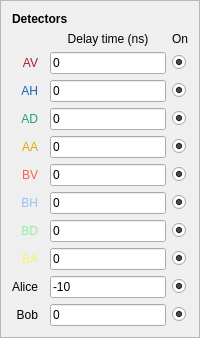
           <widget class="QFrame" name="frame_5">
            <property name="frameShape">
             <enum>QFrame::StyledPanel</enum>
            </property>
            <property name="frameShadow">
             <enum>QFrame::Raised</enum>
            </property>
            <layout class="QGridLayout" name="gridLayout_15">
             <item row="6" column="2">
              <widget class="QLineEdit" name="LineEditAADelay">
               <property name="text">
                <string>0</string>
               </property>
              </widget>
             </item>
             <item row="9" column="0">
              <widget class="QLabel" name="label_41">
               <property name="palette">
                <palette>
                 <active>
                  <colorrole role="WindowText">
                   <brush brushstyle="SolidPattern">
                    <color alpha="255">
                     <red>143</red>
                     <green>240</green>
                     <blue>164</blue>
                    </color>
                   </brush>
                  </colorrole>
                 </active>
                 <inactive>
                  <colorrole role="WindowText">
                   <brush brushstyle="SolidPattern">
                    <color alpha="255">
                     <red>143</red>
                     <green>240</green>
                     <blue>164</blue>
                    </color>
                   </brush>
                  </colorrole>
                 </inactive>
                 <disabled>
                  <colorrole role="WindowText">
                   <brush brushstyle="SolidPattern">
                    <color alpha="255">
                     <red>190</red>
                     <green>190</green>
                     <blue>190</blue>
                    </color>
                   </brush>
                  </colorrole>
                 </disabled>
                </palette>
               </property>
               <property name="text">
                <string>BD</string>
               </property>
               <property name="alignment">
                <set>Qt::AlignRight|Qt::AlignTrailing|Qt::AlignVCenter</set>
               </property>
              </widget>
             </item>
             <item row="11" column="0">
              <widget class="QLabel" name="label_16">
               <property name="layoutDirection">
                <enum>Qt::LeftToRight</enum>
               </property>
               <property name="text">
                <string>Alice</string>
               </property>
               <property name="alignment">
                <set>Qt::AlignRight|Qt::AlignTrailing|Qt::AlignVCenter</set>
               </property>
              </widget>
             </item>
             <item row="4" column="0">
              <widget class="QLabel" name="label_2">
               <property name="palette">
                <palette>
                 <active>
                  <colorrole role="WindowText">
                   <brush brushstyle="SolidPattern">
                    <color alpha="255">
                     <red>26</red>
                     <green>95</green>
                     <blue>180</blue>
                    </color>
                   </brush>
                  </colorrole>
                 </active>
                 <inactive>
                  <colorrole role="WindowText">
                   <brush brushstyle="SolidPattern">
                    <color alpha="255">
                     <red>26</red>
                     <green>95</green>
                     <blue>180</blue>
                    </color>
                   </brush>
                  </colorrole>
                 </inactive>
                 <disabled>
                  <colorrole role="WindowText">
                   <brush brushstyle="SolidPattern">
                    <color alpha="255">
                     <red>190</red>
                     <green>190</green>
                     <blue>190</blue>
                    </color>
                   </brush>
                  </colorrole>
                 </disabled>
                </palette>
               </property>
               <property name="text">
                <string>AH</string>
               </property>
               <property name="alignment">
                <set>Qt::AlignRight|Qt::AlignTrailing|Qt::AlignVCenter</set>
               </property>
              </widget>
             </item>
             <item row="10" column="2">
              <widget class="QLineEdit" name="LineEditBADelay">
               <property name="text">
                <string>0</string>
               </property>
              </widget>
             </item>
             <item row="5" column="0">
              <widget class="QLabel" name="label_34">
               <property name="palette">
                <palette>
                 <active>
                  <colorrole role="WindowText">
                   <brush brushstyle="SolidPattern">
                    <color alpha="255">
                     <red>38</red>
                     <green>162</green>
                     <blue>105</blue>
                    </color>
                   </brush>
                  </colorrole>
                 </active>
                 <inactive>
                  <colorrole role="WindowText">
                   <brush brushstyle="SolidPattern">
                    <color alpha="255">
                     <red>38</red>
                     <green>162</green>
                     <blue>105</blue>
                    </color>
                   </brush>
                  </colorrole>
                 </inactive>
                 <disabled>
                  <colorrole role="WindowText">
                   <brush brushstyle="SolidPattern">
                    <color alpha="255">
                     <red>190</red>
                     <green>190</green>
                     <blue>190</blue>
                    </color>
                   </brush>
                  </colorrole>
                 </disabled>
                </palette>
               </property>
               <property name="text">
                <string>AD</string>
               </property>
               <property name="alignment">
                <set>Qt::AlignRight|Qt::AlignTrailing|Qt::AlignVCenter</set>
               </property>
              </widget>
             </item>
             <item row="8" column="0">
              <widget class="QLabel" name="label_4">
               <property name="palette">
                <palette>
                 <active>
                  <colorrole role="WindowText">
                   <brush brushstyle="SolidPattern">
                    <color alpha="255">
                     <red>153</red>
                     <green>193</green>
                     <blue>241</blue>
                    </color>
                   </brush>
                  </colorrole>
                 </active>
                 <inactive>
                  <colorrole role="WindowText">
                   <brush brushstyle="SolidPattern">
                    <color alpha="255">
                     <red>153</red>
                     <green>193</green>
                     <blue>241</blue>
                    </color>
                   </brush>
                  </colorrole>
                 </inactive>
                 <disabled>
                  <colorrole role="WindowText">
                   <brush brushstyle="SolidPattern">
                    <color alpha="255">
                     <red>190</red>
                     <green>190</green>
                     <blue>190</blue>
                    </color>
                   </brush>
                  </colorrole>
                 </disabled>
                </palette>
               </property>
               <property name="text">
                <string>BH</string>
               </property>
               <property name="alignment">
                <set>Qt::AlignRight|Qt::AlignTrailing|Qt::AlignVCenter</set>
               </property>
              </widget>
             </item>
             <item row="3" column="4">
              <widget class="QRadioButton" name="RadioButtonAVOn">
               <property name="maximumSize">
                <size>
                 <width>20</width>
                 <height>16777215</height>
                </size>
               </property>
               <property name="palette">
                <palette>
                 <active>
                  <colorrole role="Button">
                   <brush brushstyle="SolidPattern">
                    <color alpha="255">
                     <red>224</red>
                     <green>27</green>
                     <blue>36</blue>
                    </color>
                   </brush>
                  </colorrole>
                 </active>
                 <inactive>
                  <colorrole role="Button">
                   <brush brushstyle="SolidPattern">
                    <color alpha="255">
                     <red>224</red>
                     <green>27</green>
                     <blue>36</blue>
                    </color>
                   </brush>
                  </colorrole>
                 </inactive>
                 <disabled>
                  <colorrole role="Button">
                   <brush brushstyle="SolidPattern">
                    <color alpha="255">
                     <red>224</red>
                     <green>27</green>
                     <blue>36</blue>
                    </color>
                   </brush>
                  </colorrole>
                 </disabled>
                </palette>
               </property>
               <property name="layoutDirection">
                <enum>Qt::LeftToRight</enum>
               </property>
               <property name="text">
                <string/>
               </property>
               <property name="checked">
                <bool>true</bool>
               </property>
               <property name="autoExclusive">
                <bool>false</bool>
               </property>
              </widget>
             </item>
             <item row="11" column="2">
              <widget class="QLineEdit" name="LineEditADelay">
               <property name="text">
                <string>-10</string>
               </property>
              </widget>
             </item>
             <item row="4" column="2">
              <widget class="QLineEdit" name="LineEditAHDelay">
               <property name="text">
                <string>0</string>
               </property>
              </widget>
             </item>
             <item row="6" column="0">
              <widget class="QLabel" name="label_40">
               <property name="palette">
                <palette>
                 <active>
                  <colorrole role="WindowText">
                   <brush brushstyle="SolidPattern">
                    <color alpha="255">
                     <red>229</red>
                     <green>165</green>
                     <blue>10</blue>
                    </color>
                   </brush>
                  </colorrole>
                 </active>
                 <inactive>
                  <colorrole role="WindowText">
                   <brush brushstyle="SolidPattern">
                    <color alpha="255">
                     <red>229</red>
                     <green>165</green>
                     <blue>10</blue>
                    </color>
                   </brush>
                  </colorrole>
                 </inactive>
                 <disabled>
                  <colorrole role="WindowText">
                   <brush brushstyle="SolidPattern">
                    <color alpha="255">
                     <red>190</red>
                     <green>190</green>
                     <blue>190</blue>
                    </color>
                   </brush>
                  </colorrole>
                 </disabled>
                </palette>
               </property>
               <property name="text">
                <string>AA</string>
               </property>
               <property name="alignment">
                <set>Qt::AlignRight|Qt::AlignTrailing|Qt::AlignVCenter</set>
               </property>
              </widget>
             </item>
             <item row="1" column="2">
              <widget class="QLabel" name="label_38">
               <property name="text">
                <string>Delay time (ns)</string>
               </property>
               <property name="alignment">
                <set>Qt::AlignCenter</set>
               </property>
              </widget>
             </item>
             <item row="5" column="2">
              <widget class="QLineEdit" name="LineEditADDelay">
               <property name="text">
                <string>0</string>
               </property>
              </widget>
             </item>
             <item row="7" column="0">
              <widget class="QLabel" name="label_3">
               <property name="palette">
                <palette>
                 <active>
                  <colorrole role="WindowText">
                   <brush brushstyle="SolidPattern">
                    <color alpha="255">
                     <red>246</red>
                     <green>97</green>
                     <blue>81</blue>
                    </color>
                   </brush>
                  </colorrole>
                 </active>
                 <inactive>
                  <colorrole role="WindowText">
                   <brush brushstyle="SolidPattern">
                    <color alpha="255">
                     <red>246</red>
                     <green>97</green>
                     <blue>81</blue>
                    </color>
                   </brush>
                  </colorrole>
                 </inactive>
                 <disabled>
                  <colorrole role="WindowText">
                   <brush brushstyle="SolidPattern">
                    <color alpha="255">
                     <red>190</red>
                     <green>190</green>
                     <blue>190</blue>
                    </color>
                   </brush>
                  </colorrole>
                 </disabled>
                </palette>
               </property>
               <property name="text">
                <string>BV</string>
               </property>
               <property name="alignment">
                <set>Qt::AlignRight|Qt::AlignTrailing|Qt::AlignVCenter</set>
               </property>
              </widget>
             </item>
             <item row="3" column="2">
              <widget class="QLineEdit" name="LineEditAVDelay">
               <property name="palette">
                <palette>
                 <active>
                  <colorrole role="Button">
                   <brush brushstyle="SolidPattern">
                    <color alpha="255">
                     <red>224</red>
                     <green>27</green>
                     <blue>36</blue>
                    </color>
                   </brush>
                  </colorrole>
                 </active>
                 <inactive>
                  <colorrole role="Button">
                   <brush brushstyle="SolidPattern">
                    <color alpha="255">
                     <red>224</red>
                     <green>27</green>
                     <blue>36</blue>
                    </color>
                   </brush>
                  </colorrole>
                 </inactive>
                 <disabled>
                  <colorrole role="Button">
                   <brush brushstyle="SolidPattern">
                    <color alpha="255">
                     <red>224</red>
                     <green>27</green>
                     <blue>36</blue>
                    </color>
                   </brush>
                  </colorrole>
                 </disabled>
                </palette>
               </property>
               <property name="text">
                <string>0</string>
               </property>
              </widget>
             </item>
             <item row="10" column="0">
              <widget class="QLabel" name="label_43">
               <property name="palette">
                <palette>
                 <active>
                  <colorrole role="WindowText">
                   <brush brushstyle="SolidPattern">
                    <color alpha="255">
                     <red>249</red>
                     <green>240</green>
                     <blue>107</blue>
                    </color>
                   </brush>
                  </colorrole>
                 </active>
                 <inactive>
                  <colorrole role="WindowText">
                   <brush brushstyle="SolidPattern">
                    <color alpha="255">
                     <red>249</red>
                     <green>240</green>
                     <blue>107</blue>
                    </color>
                   </brush>
                  </colorrole>
                 </inactive>
                 <disabled>
                  <colorrole role="WindowText">
                   <brush brushstyle="SolidPattern">
                    <color alpha="255">
                     <red>190</red>
                     <green>190</green>
                     <blue>190</blue>
                    </color>
                   </brush>
                  </colorrole>
                 </disabled>
                </palette>
               </property>
               <property name="text">
                <string>BA</string>
               </property>
               <property name="alignment">
                <set>Qt::AlignRight|Qt::AlignTrailing|Qt::AlignVCenter</set>
               </property>
              </widget>
             </item>
             <item row="12" column="2">
              <widget class="QLineEdit" name="LineEditBDelay">
               <property name="text">
                <string>0</string>
               </property>
              </widget>
             </item>
             <item row="7" column="2">
              <widget class="QLineEdit" name="LineEditBVDelay">
               <property name="text">
                <string>0</string>
               </property>
              </widget>
             </item>
             <item row="8" column="2">
              <widget class="QLineEdit" name="LineEditBHDelay">
               <property name="text">
                <string>0</string>
               </property>
              </widget>
             </item>
             <item row="12" column="0">
              <widget class="QLabel" name="label_37">
               <property name="text">
                <string>Bob</string>
               </property>
               <property name="alignment">
                <set>Qt::AlignRight|Qt::AlignTrailing|Qt::AlignVCenter</set>
               </property>
              </widget>
             </item>
             <item row="3" column="0">
              <widget class="QLabel" name="label_48">
               <property name="palette">
                <palette>
                 <active>
                  <colorrole role="WindowText">
                   <brush brushstyle="SolidPattern">
                    <color alpha="255">
                     <red>165</red>
                     <green>29</green>
                     <blue>45</blue>
                    </color>
                   </brush>
                  </colorrole>
                  <colorrole role="Text">
                   <brush brushstyle="SolidPattern">
                    <color alpha="255">
                     <red>224</red>
                     <green>27</green>
                     <blue>36</blue>
                    </color>
                   </brush>
                  </colorrole>
                  <colorrole role="PlaceholderText">
                   <brush brushstyle="NoBrush">
                    <color alpha="128">
                     <red>224</red>
                     <green>27</green>
                     <blue>36</blue>
                    </color>
                   </brush>
                  </colorrole>
                 </active>
                 <inactive>
                  <colorrole role="WindowText">
                   <brush brushstyle="SolidPattern">
                    <color alpha="255">
                     <red>165</red>
                     <green>29</green>
                     <blue>45</blue>
                    </color>
                   </brush>
                  </colorrole>
                  <colorrole role="Text">
                   <brush brushstyle="SolidPattern">
                    <color alpha="255">
                     <red>224</red>
                     <green>27</green>
                     <blue>36</blue>
                    </color>
                   </brush>
                  </colorrole>
                  <colorrole role="PlaceholderText">
                   <brush brushstyle="NoBrush">
                    <color alpha="128">
                     <red>224</red>
                     <green>27</green>
                     <blue>36</blue>
                    </color>
                   </brush>
                  </colorrole>
                 </inactive>
                 <disabled>
                  <colorrole role="WindowText">
                   <brush brushstyle="SolidPattern">
                    <color alpha="255">
                     <red>190</red>
                     <green>190</green>
                     <blue>190</blue>
                    </color>
                   </brush>
                  </colorrole>
                  <colorrole role="Text">
                   <brush brushstyle="SolidPattern">
                    <color alpha="255">
                     <red>190</red>
                     <green>190</green>
                     <blue>190</blue>
                    </color>
                   </brush>
                  </colorrole>
                  <colorrole role="PlaceholderText">
                   <brush brushstyle="NoBrush">
                    <color alpha="128">
                     <red>0</red>
                     <green>0</green>
                     <blue>0</blue>
                    </color>
                   </brush>
                  </colorrole>
                 </disabled>
                </palette>
               </property>
               <property name="text">
                <string>AV</string>
               </property>
               <property name="alignment">
                <set>Qt::AlignRight|Qt::AlignTrailing|Qt::AlignVCenter</set>
               </property>
              </widget>
             </item>
             <item row="9" column="2">
              <widget class="QLineEdit" name="LineEditBDDelay">
               <property name="text">
                <string>0</string>
               </property>
              </widget>
             </item>
             <item row="1" column="4">
              <widget class="QLabel" name="label_12">
               <property name="layoutDirection">
                <enum>Qt::LeftToRight</enum>
               </property>
               <property name="text">
                <string>On</string>
               </property>
               <property name="alignment">
                <set>Qt::AlignRight|Qt::AlignTrailing|Qt::AlignVCenter</set>
               </property>
              </widget>
             </item>
             <item row="4" column="4">
              <widget class="QRadioButton" name="RadioButtonAHOn">
               <property name="maximumSize">
                <size>
                 <width>20</width>
                 <height>16777215</height>
                </size>
               </property>
               <property name="layoutDirection">
                <enum>Qt::LeftToRight</enum>
               </property>
               <property name="text">
                <string/>
               </property>
               <property name="checked">
                <bool>true</bool>
               </property>
               <property name="autoExclusive">
                <bool>false</bool>
               </property>
              </widget>
             </item>
             <item row="5" column="4">
              <widget class="QRadioButton" name="RadioButtonADOn">
               <property name="maximumSize">
                <size>
                 <width>20</width>
                 <height>16777215</height>
                </size>
               </property>
               <property name="layoutDirection">
                <enum>Qt::LeftToRight</enum>
               </property>
               <property name="text">
                <string/>
               </property>
               <property name="checked">
                <bool>true</bool>
               </property>
               <property name="autoExclusive">
                <bool>false</bool>
               </property>
              </widget>
             </item>
             <item row="6" column="4">
              <widget class="QRadioButton" name="RadioButtonAAOn">
               <property name="maximumSize">
                <size>
                 <width>20</width>
                 <height>16777215</height>
                </size>
               </property>
               <property name="layoutDirection">
                <enum>Qt::LeftToRight</enum>
               </property>
               <property name="text">
                <string/>
               </property>
               <property name="checked">
                <bool>true</bool>
               </property>
               <property name="autoExclusive">
                <bool>false</bool>
               </property>
              </widget>
             </item>
             <item row="7" column="4">
              <widget class="QRadioButton" name="RadioButtonBVOn">
               <property name="maximumSize">
                <size>
                 <width>20</width>
                 <height>16777215</height>
                </size>
               </property>
               <property name="layoutDirection">
                <enum>Qt::LeftToRight</enum>
               </property>
               <property name="text">
                <string/>
               </property>
               <property name="checked">
                <bool>true</bool>
               </property>
               <property name="autoExclusive">
                <bool>false</bool>
               </property>
              </widget>
             </item>
             <item row="8" column="4">
              <widget class="QRadioButton" name="RadioButtonBHOn">
               <property name="maximumSize">
                <size>
                 <width>20</width>
                 <height>16777215</height>
                </size>
               </property>
               <property name="layoutDirection">
                <enum>Qt::LeftToRight</enum>
               </property>
               <property name="text">
                <string/>
               </property>
               <property name="checked">
                <bool>true</bool>
               </property>
               <property name="autoExclusive">
                <bool>false</bool>
               </property>
              </widget>
             </item>
             <item row="9" column="4">
              <widget class="QRadioButton" name="RadioButtonBDOn">
               <property name="maximumSize">
                <size>
                 <width>20</width>
                 <height>16777215</height>
                </size>
               </property>
               <property name="layoutDirection">
                <enum>Qt::LeftToRight</enum>
               </property>
               <property name="text">
                <string/>
               </property>
               <property name="checked">
                <bool>true</bool>
               </property>
               <property name="autoExclusive">
                <bool>false</bool>
               </property>
              </widget>
             </item>
             <item row="10" column="4">
              <widget class="QRadioButton" name="RadioButtonBAOn">
               <property name="maximumSize">
                <size>
                 <width>20</width>
                 <height>16777215</height>
                </size>
               </property>
               <property name="layoutDirection">
                <enum>Qt::LeftToRight</enum>
               </property>
               <property name="text">
                <string/>
               </property>
               <property name="checked">
                <bool>true</bool>
               </property>
               <property name="autoExclusive">
                <bool>false</bool>
               </property>
              </widget>
             </item>
             <item row="0" column="0" colspan="3">
              <widget class="QLabel" name="label_10">
               <property name="font">
                <font>
                 <weight>75</weight>
                 <bold>true</bold>
                </font>
               </property>
               <property name="text">
                <string>Detectors</string>
               </property>
              </widget>
             </item>
             <item row="11" column="4">
              <widget class="QRadioButton" name="RadioButtonAOn">
               <property name="text">
                <string/>
               </property>
               <property name="checked">
                <bool>true</bool>
               </property>
               <property name="autoExclusive">
                <bool>false</bool>
               </property>
              </widget>
             </item>
             <item row="12" column="4">
              <widget class="QRadioButton" name="RadioButtonBOn">
               <property name="text">
                <string/>
               </property>
               <property name="checked">
                <bool>true</bool>
               </property>
               <property name="autoExclusive">
                <bool>false</bool>
               </property>
              </widget>
             </item>
            </layout>
           </widget>
